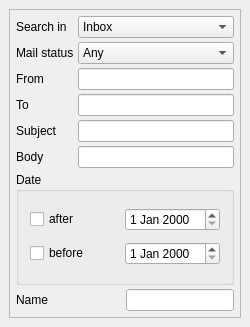
<ui version="4.0" >
 <class>SearchViewBase</class>
 <widget class="QWidget" name="SearchViewBase" >
  <property name="geometry" >
   <rect>
    <x>0</x>
    <y>0</y>
    <width>250</width>
    <height>327</height>
   </rect>
  </property>
  <property name="windowTitle" >
   <string>Search</string>
  </property>
  <layout class="QGridLayout" >
   <property name="margin" >
    <number>9</number>
   </property>
   <property name="spacing" >
    <number>6</number>
   </property>
   <item row="0" column="0" >
    <widget class="QFrame" name="searchFrame" >
     <property name="frameShape" >
      <enum>QFrame::StyledPanel</enum>
     </property>
     <property name="frameShadow" >
      <enum>QFrame::Raised</enum>
     </property>
     <layout class="QGridLayout" >
      <property name="margin" >
       <number>6</number>
      </property>
      <property name="spacing" >
       <number>4</number>
      </property>
      <item row="7" column="2" colspan="2" >
       <widget class="QLineEdit" name="nameLine" >
        <property name="whatsThis" >
         <string>Set the name for your query.</string>
        </property>
       </widget>
      </item>
      <item row="7" column="0" colspan="2" >
       <widget class="QLabel" name="nameLabel" >
        <property name="text" >
         <string>Name</string>
        </property>
       </widget>
      </item>
      <item row="1" column="1" colspan="3" >
       <widget class="QComboBox" name="status" >
        <property name="whatsThis" >
         <string>Find mail with a matching status.</string>
        </property>
        <item>
         <property name="text" >
          <string>Any</string>
         </property>
        </item>
        <item>
         <property name="text" >
          <string>Read</string>
         </property>
        </item>
        <item>
         <property name="text" >
          <string>Unread</string>
         </property>
        </item>
        <item>
         <property name="text" >
          <string>Replied</string>
         </property>
        </item>
       </widget>
      </item>
      <item row="0" column="1" colspan="3" >
       <widget class="QComboBox" name="mailbox" >
        <property name="whatsThis" >
         <string>Select the mailbox to search for mail in.</string>
        </property>
        <item>
         <property name="text" >
          <string>Inbox</string>
         </property>
        </item>
        <item>
         <property name="text" >
          <string>Outbox</string>
         </property>
        </item>
        <item>
         <property name="text" >
          <string>Drafts</string>
         </property>
        </item>
        <item>
         <property name="text" >
          <string>Sent</string>
         </property>
        </item>
        <item>
         <property name="text" >
          <string>Trash</string>
         </property>
        </item>
       </widget>
      </item>
      <item row="4" column="1" colspan="3" >
       <widget class="QLineEdit" name="subjectLine" >
        <property name="whatsThis" >
         <string>Input text that must occur in the subject.</string>
        </property>
       </widget>
      </item>
      <item row="3" column="1" colspan="3" >
       <widget class="QLineEdit" name="toLine" >
        <property name="whatsThis" >
         <string>Input text that must occur in the to field.</string>
        </property>
       </widget>
      </item>
      <item row="5" column="1" colspan="3" >
       <widget class="QLineEdit" name="bodyLine" >
        <property name="whatsThis" >
         <string>Input text that must occur in the body.  Bear in mind that searching the body can be very slow.</string>
        </property>
       </widget>
      </item>
      <item row="1" column="0" >
       <widget class="QLabel" name="TextLabel1_2" >
        <property name="text" >
         <string>Mail status</string>
        </property>
       </widget>
      </item>
      <item row="4" column="0" >
       <widget class="QLabel" name="TextLabel1_2_2_3" >
        <property name="text" >
         <string>Subject</string>
        </property>
       </widget>
      </item>
      <item row="2" column="1" colspan="3" >
       <widget class="QLineEdit" name="fromLine" >
        <property name="whatsThis" >
         <string>Input text that must occur in the from field.</string>
        </property>
       </widget>
      </item>
      <item row="5" column="0" >
       <widget class="QLabel" name="TextLabel1_2_2_4" >
        <property name="text" >
         <string>Body</string>
        </property>
       </widget>
      </item>
      <item row="0" column="0" >
       <widget class="QLabel" name="TextLabel1" >
        <property name="text" >
         <string>Search in</string>
        </property>
       </widget>
      </item>
      <item row="3" column="0" >
       <widget class="QLabel" name="TextLabel1_2_2_2" >
        <property name="text" >
         <string>To</string>
        </property>
       </widget>
      </item>
      <item row="2" column="0" >
       <widget class="QLabel" name="TextLabel1_2_2" >
        <property name="text" >
         <string>From</string>
        </property>
       </widget>
      </item>
      <item row="6" column="0" colspan="4" >
       <widget class="QGroupBox" name="box" >
        <property name="title" >
         <string>Date</string>
        </property>
        <property name="alignment" >
         <set>Qt::AlignLeading</set>
        </property>
        <layout class="QGridLayout" >
         <property name="margin" >
          <number>11</number>
         </property>
         <property name="spacing" >
          <number>6</number>
         </property>
         <item row="1" column="0" >
          <widget class="QCheckBox" name="dateBeforeBox" >
           <property name="whatsThis" >
            <string>Include only mails before this date.</string>
           </property>
           <property name="text" >
            <string>before</string>
           </property>
          </widget>
         </item>
         <item row="0" column="0" >
          <widget class="QCheckBox" name="dateAfterBox" >
           <property name="whatsThis" >
            <string>Include only mails after this date.</string>
           </property>
           <property name="text" >
            <string>after</string>
           </property>
          </widget>
         </item>
         <item row="1" column="1" >
          <widget class="QDateEdit" name="dateBeforeButton" />
         </item>
         <item row="0" column="1" >
          <widget class="QDateEdit" name="dateAfterButton" />
         </item>
        </layout>
       </widget>
      </item>
     </layout>
    </widget>
   </item>
  </layout>
 </widget>
 <resources/>
 <connections/>
</ui>
